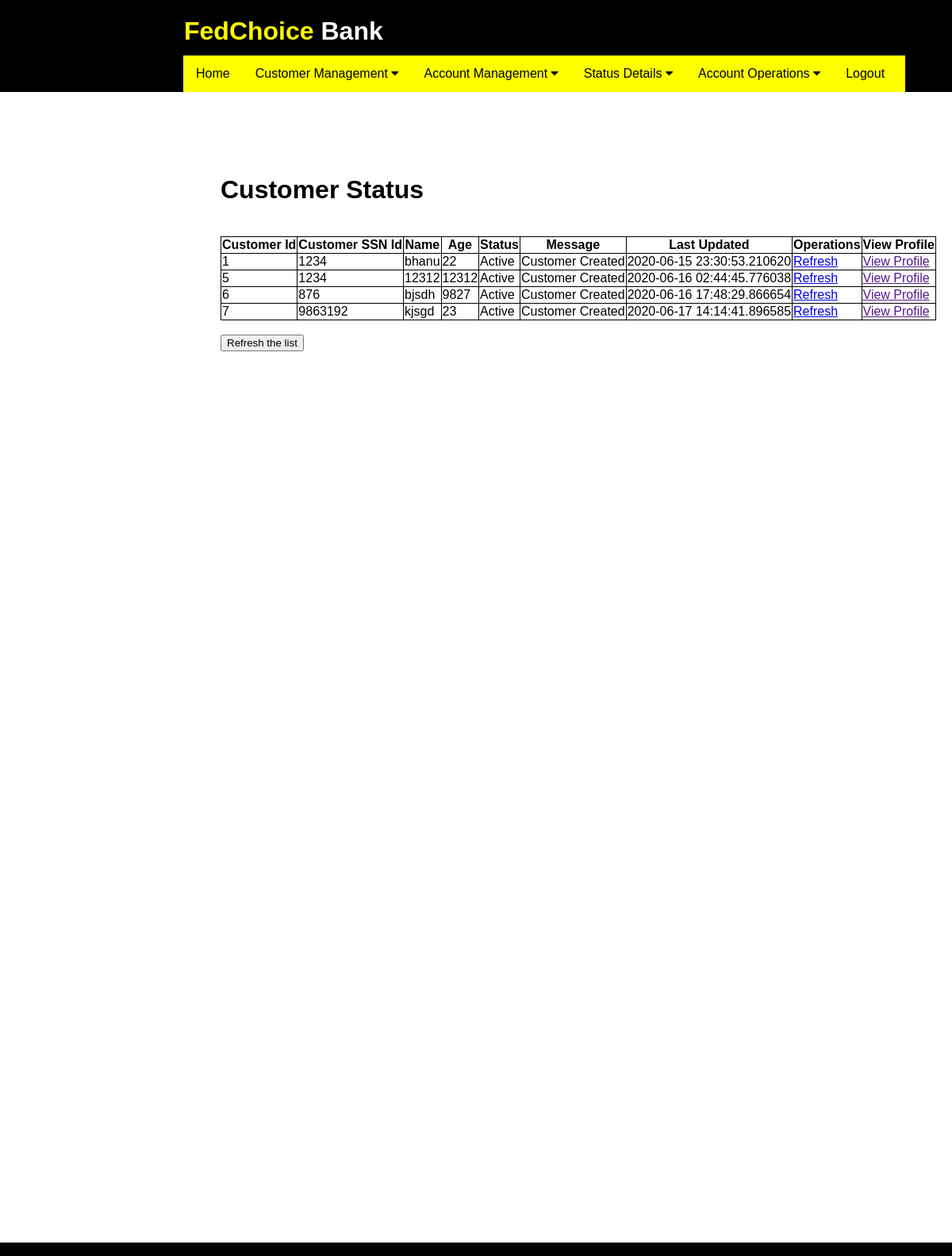
/customer_status (signed in), run on the app's committed database.
### application/routes.py (models this page shows)
class Customers(db.Model):
    id = db.Column(db.Integer, primary_key=True)
    ssn_id = db.Column(db.Integer)
    cname = db.Column(db.String(20))
    age = db.Column(db.Integer)
    address = db.Column(db.Integer)
    state = db.Column(db.String(20))
    city = db.Column(db.String(20))
    cust_msg = db.Column(db.String(30))
    cust_status = db.Column(db.String(20))
    date = db.Column(db.DateTime, default=datetime.now)

### application/routes.py (the view)
@app.route('/customer_status')
def customer_status():
    if 'username' in session:
        customers = Customers.query.all()
        if not customers:
            flash('There are customers')
            return redirect( url_for('cusomer_status') )
        else:
            return render_template( 'customer_status.html', customers = customers )
    else:
        flash('You are logged out. Please login again')
        return redirect( url_for( 'login' ) )
    return render_template('customer_status.html')

### application/templates/customer_status.html (shortened to what this page needs)
{% extends "layout.html" %}
{% block content %}
<div class="status">
    <h1>Customer Status</h1><br>
    <table>
        <tr>
            <th> Customer Id </th>
            <th> Customer SSN Id </th>
            <th> Name </th>
            <th> Age </th>
            <th> Status </th>
            <th> Message </th>
            <th> Last Updated </th>
            <th> Operations </th>
            <th> View Profile </th>
        </tr>
        {% for customer in customers %}
        <tr>
            <td> {{ customer.id }} </td>
            <td> {{ customer.ssn_id }} </td>
            <td> {{ customer.cname }}</td>
            <td> {{ customer.age }}</td>
            <td> {{ customer.cust_status }}</td>
            <td> {{ customer.cust_msg }}</td>
            <td> {{ customer.date }} </td>
            <td> <a href="{{ url_for('customer_status') }}">Refresh</a> </td>
            <td> <a href="">View Profile</a> </td>
        </tr>
        {% endfor %}
    </table>
    <br>
    <button type="submit" value="Refresh the list">Refresh the list</button></div>
{% endblock %}

### application/static/css/main.css (style rules this page uses)
html { overflow-y: scroll; overflow-x: hidden; }
body { font-family: Arial, Helvetica, sans-serif; height: 100%; display: flex; flex-direction: column; }
table, th, td { border: 1px solid black; border-collapse: collapse; }
.status { position: absolute; top: 200px; left: 278px; }

### data on the page
Customers: id "1", ssn_id "1234", cname "bhanu", age "22", cust_status "Active", cust_msg "Customer Created", date "2020-06-15 23:30:53.210620"
Customers: id "5", ssn_id "1234", cname "12312", age "12312", cust_status "Active", cust_msg "Customer Created", date "2020-06-16 02:44:45.776038"
Customers: id "6", ssn_id "876", cname "bjsdh", age "9827", cust_status "Active", cust_msg "Customer Created", date "2020-06-16 17:48:29.866654"
Customers: id "7", ssn_id "9863192", cname "kjsgd", age "23", cust_status "Active", cust_msg "Customer Created", date "2020-06-17 14:14:41.896585"
